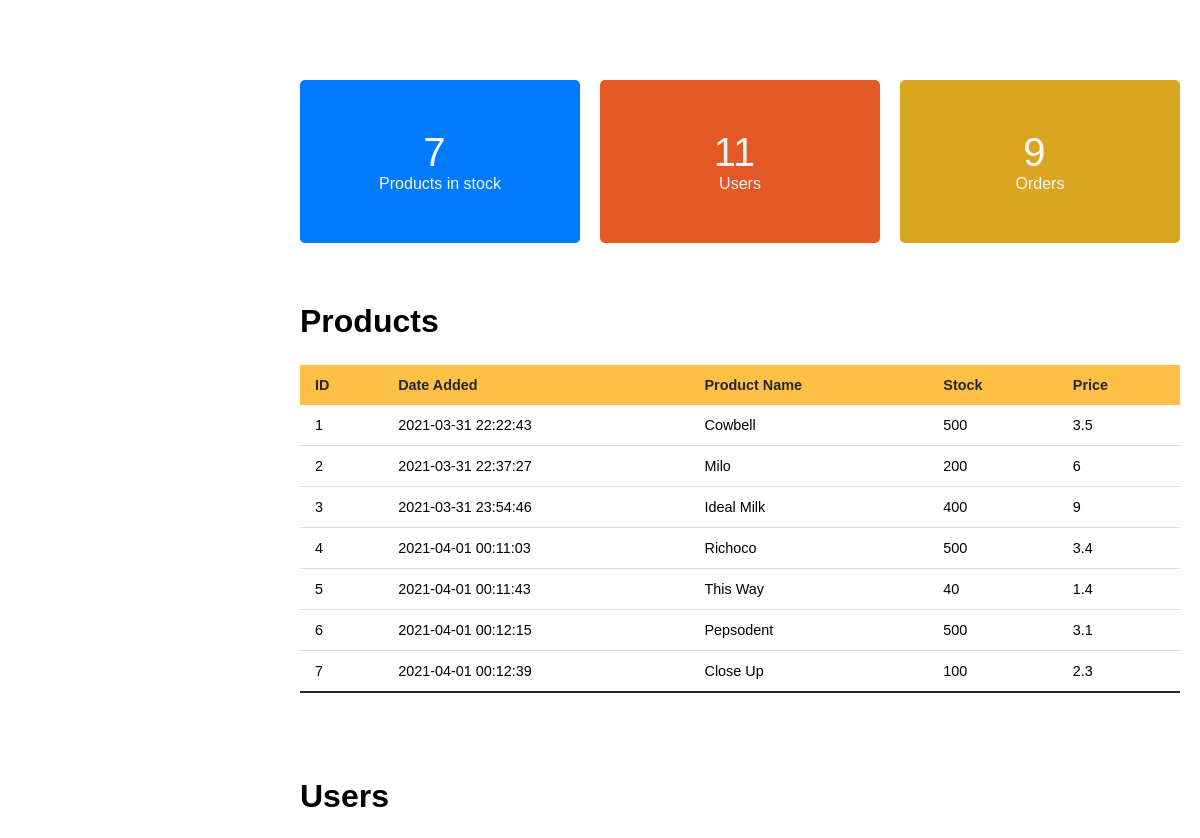
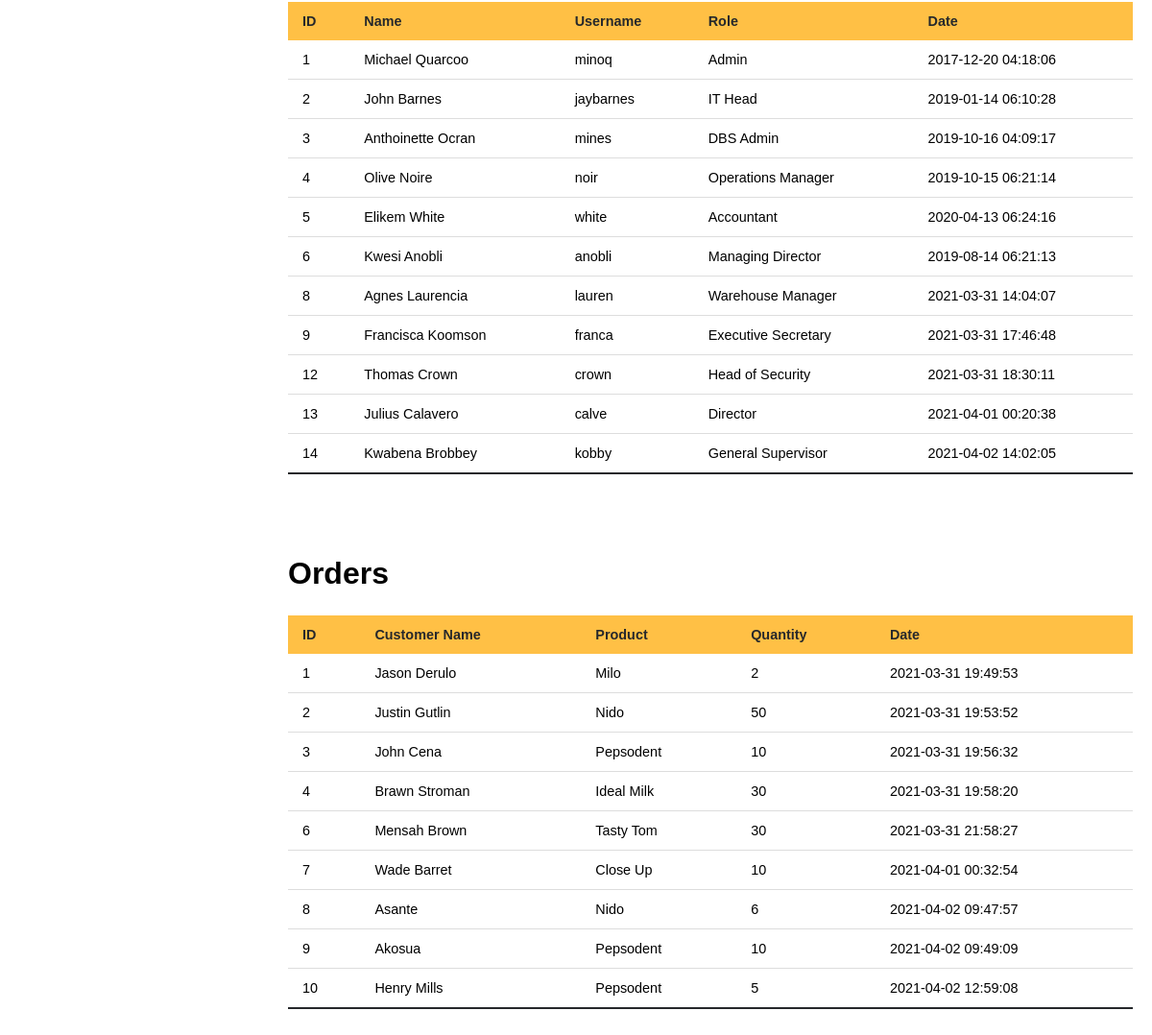
/dashboard/index.php, run on the app's committed database (2 pictures, top to bottom).
### tables this page shows
CREATE TABLE IF NOT EXISTS `Products` (
  `ID` int(11) NOT NULL,
  `date_added` timestamp NOT NULL DEFAULT CURRENT_TIMESTAMP,
  `name` varchar(125) NOT NULL,
  `stock` int(100) NOT NULL,
  `price` double NOT NULL
);

CREATE TABLE IF NOT EXISTS `users` (
  `ID` int(11) NOT NULL,
  `username` varchar(50) NOT NULL,
  `password` varchar(100) DEFAULT NULL,
  `role` varchar(100) NOT NULL,
  `name` varchar(100) NOT NULL,
  `date_added` timestamp NOT NULL DEFAULT CURRENT_TIMESTAMP
);

CREATE TABLE IF NOT EXISTS `orders` (
  `order_id` int(11) NOT NULL,
  `customer_name` varchar(100) NOT NULL,
  `product_name` varchar(30) NOT NULL,
  `qty_ordered` int(11) NOT NULL,
  `date_ordered` timestamp NULL DEFAULT CURRENT_TIMESTAMP
);

### product/noOfProducts.php (called while the page is built)
<?php
require_once('../include/connection.php');
$query="SELECT ID FROM Products;";
$result = mysqli_query($con,$query);
if(!result){
    echo 'Please check your code!';
}
else{
        while($row=mysqli_fetch_assoc($result))
    {
        $numOfProducts +=1;
    }
}
?>

### user/noOfUsers.php (called while the page is built)
<?php
require_once('../include/connection.php');
$query="SELECT ID FROM users;";
$result = mysqli_query($con,$query);
if(!result){
    echo 'Please check your code!';
}
else{
        while($row=mysqli_fetch_assoc($result))
    {
        $numOfUsers +=1;
    }
}
?>

### order/noOfOrders.php (called while the page is built)
<?php
require_once('../include/connection.php');
$query="SELECT order_id FROM orders;";
$result = mysqli_query($con,$query);
if(!result){
    echo 'Please check your code!';
}
else{
        while($row=mysqli_fetch_assoc($result))
    {
        $numOfOrders +=1;
    }
}
?>

### dashboard/index.php (the view, shortened to what this page needs)
<?php
    require_once("../user/noOfUsers.php");
    require_once("../order/noOfOrders.php");
    require_once("../product/noOfProducts.php");
    require_once("../include/connection.php");
    $query1 = " SELECT * FROM orders; ";
    $result1 = mysqli_query($con,$query1);
    $query2 = " SELECT * FROM Products; ";
    $result2 = mysqli_query($con,$query2);
    $query = " SELECT * FROM users ";
    $result = mysqli_query($con,$query);
?>
<!DOCTYPE php>
<php lang="en">
  <head>
    <link rel="stylesheet" href="../css/utils.css" />
    <link rel="stylesheet" href="../css/main.css" />
    <link rel="stylesheet" href="../css/index.css"/>
    <link rel="stylesheet" href="../assets/fontawesome-free/css/all.css" />
  </head>
  <body>
    <div class="content">
      <section class="statistics">
        <div class="statItem">
          <span class="number mr-2"><?php echo $numOfProducts ?></span>Products in stock
        </div>
        <div class="statItem"><span class="number mr-2"><?php echo $numOfUsers ?></span>Users</div>
        <div class="statItem">
          <span class="number mr-2"><?php echo $numOfOrders ?></span>Orders
        </div>
      </section>
      <section class="tables">
      <div class="tableWrapper products">
        <h3 class="heading">Products</h3>
          <table class="styled-table">
            <thead>
              <tr>
                <th>ID</th>
                <th>Date Added</th>
                <th>Product Name</th>
                <th>Stock</th>
                <th>Price</th>
              </tr>
            </thead>
            <tbody>
              <?php
                while($row=mysqli_fetch_assoc($result2))
                {
                    $id = $row['ID'];
                    $product = $row['name'];
                    $stock = $row['stock'];
                    $price = $row['price'];
                    $date = $row['date_added'];
                ?>
              <tr>
                  <td><?php echo $id ?></td>
                  <td><?php echo $date ?></td>
                  <td><?php echo $product ?></td>
                  <td><?php echo $stock ?></td>
                  <td><?php echo $price ?></td>
              </tr>
              <?php
                  }
              ?>
            </tbody>
          </table>
          </div>
        <div class="tableWrapper users">
        <h3 class="heading">Users </h3>
          <table class="styled-table">
            <thead>
              <tr>
                <th>ID</th>
                <th>Name</th>
                <th>Username</th>
                <th>Role</th>
                <th>Date</th>
              </tr>
            </thead>
            <tbody>
              <?php
                while($row=mysqli_fetch_assoc($result))
                {
                  $id = $row['ID'];
                  $name = $row['name'];
                  $username = $row['username'];
                  $role = $row['role'];
                  $date = $row['date_added'];
              ?>
              <tr>
                  <td><?php echo $id ?></td>
                  <td><?php echo $name ?></td>
                  <td><?php echo $username ?></td>
                  <td><?php echo $role ?></td>
                  <td><?php echo $date ?></td>
              </tr>
              <?php
                  }
              ?>
            </tbody>
          </table>
          </div>
      <div class="tableWrapper orders">
      <h3 class="heading">Orders</h3>
          <table class="styled-table">
            <thead>
              <tr>
                <th>ID</th>
                <th>Customer Name</th>
                <th>Product</th>
                <th>Quantity</th>
                <th>Date</th>
              </tr>
            </thead>
            <tbody>
              <?php
                while($row=mysqli_fetch_assoc($result1))
                {
                    $id = $row['order_id'];
                    $custName = $row['customer_name'];
                    $product = $row['product_name'];
                    $qty_ordered = $row['qty_ordered'];
                    $date = $row['date_ordered'];
                ?>
              <tr>
                  <td><?php echo $id ?></td>
                  <td><?php echo $custName ?></td>
                  <td><?php echo $product ?></td>
                  <td><?php echo $qty_ordered ?></td>
                  <td><?php echo $date ?></td>
              </tr>
              <?php
                  }
              ?>
            </tbody>
          </table>
          </div>
      </section>
    </div>
  </body>
</php>

### css/utils.css (style rules this page uses)
.mr-2 { margin-right: 0.7rem; }
* { padding: 0; margin: 0; font-family: -apple-system, BlinkMacSystemFont, "Segoe UI", Roboto, Oxygen, Ubuntu, Cantarell, "Open Sans", "Helvetica Neue", sans-serif; }

### css/main.css (style rules this page uses)
* { padding: 0; margin: 0; font-family: -apple-system, BlinkMacSystemFont, "Segoe UI", Roboto, Oxygen, Ubuntu, Cantarell, "Open Sans", "Helvetica Neue", sans-serif; }
.content { padding-top: 60px; padding-left: 280px; }
.statistics { padding: 20px; display: flex; justify-content: flex-start; gap: 20px; }
.statItem { width: 100%; text-align: center; padding: 50px 20px; color: whitesmoke; border-radius: 5px; transition: transform ease-in 100ms; }
.number { font-size: 2.5rem; display: block; }
.statItem { background-blend-mode: overlay; background-size: contain; }
.statItem:nth-child(1) { background-color: #007bff; }
.statItem:nth-child(2) { background-color: #e45826; }
.statItem:nth-child(3) { background-color: goldenrod; }
.tables { padding: 20px; display: flex; flex-direction: column; justify-content: center; align-items: center; gap: 20px; }
.tableWrapper { width: 100%; padding: 20px; position: relative; }
.styled-table { width: 100%; border-collapse: collapse; margin: 25px 0; font-size: 0.9em; font-family: sans-serif; min-width: 400px; }
.styled-table thead tr { background-color: #ffc045; color: #26282b; text-align: left; }
.styled-table th, .styled-table td { padding: 12px 15px; }
.styled-table tbody tr { border-bottom: 1px solid #dddddd; }
.styled-table tbody tr:nth-of-type(even) { background-color: #ffffff; }
.styled-table tbody tr:last-of-type { border-bottom: 2px solid #26282b; }
.heading { font-size: 2rem; }

### css/index.css (style rules this page uses)
* { margin: 0; font-family: Arial, Helvetica, sans-serif; }

### data on the page
products: ID "1", date_added "2021-03-31 22:22:43", name "Cowbell", stock "500", price "3.5"
products: ID "2", date_added "2021-03-31 22:37:27", name "Milo", stock "200", price "6"
products: ID "3", date_added "2021-03-31 23:54:46", name "Ideal Milk", stock "400", price "9"
products: ID "4", date_added "2021-04-01 00:11:03", name "Richoco", stock "500", price "3.4"
products: ID "5", date_added "2021-04-01 00:11:43", name "This Way", stock "40", price "1.4"
products: ID "6", date_added "2021-04-01 00:12:15", name "Pepsodent", stock "500", price "3.1"
products: ID "7", date_added "2021-04-01 00:12:39", name "Close Up", stock "100", price "2.3"
users: ID "1", name "Michael Quarcoo", username "minoq", role "Admin", date_added "2017-12-20 04:18:06"
users: ID "2", name "John Barnes", username "jaybarnes", role "IT Head", date_added "2019-01-14 06:10:28"
users: ID "3", name "Anthoinette Ocran", username "mines", role "DBS Admin", date_added "2019-10-16 04:09:17"
users: ID "4", name "Olive Noire", username "noir", role "Operations Manager", date_added "2019-10-15 06:21:14"
users: ID "5", name "Elikem White", username "white", role "Accountant", date_added "2020-04-13 06:24:16"
users: ID "6", name "Kwesi Anobli", username "anobli", role "Managing Director", date_added "2019-08-14 06:21:13"
users: ID "8", name "Agnes Laurencia", username "lauren", role "Warehouse Manager", date_added "2021-03-31 14:04:07"
users: ID "9", name "Francisca Koomson", username "franca", role "Executive Secretary", date_added "2021-03-31 17:46:48"
users: ID "12", name "Thomas Crown", username "crown", role "Head of Security", date_added "2021-03-31 18:30:11"
users: ID "13", name "Julius Calavero", username "calve", role "Director", date_added "2021-04-01 00:20:38"
users: ID "14", name "Kwabena Brobbey", username "kobby", role "General Supervisor", date_added "2021-04-02 14:02:05"
orders: order_id "1", customer_name "Jason Derulo", product_name "Milo", qty_ordered "2", date_ordered "2021-03-31 19:49:53"
orders: order_id "2", customer_name "Justin Gutlin", product_name "Nido", qty_ordered "50", date_ordered "2021-03-31 19:53:52"
orders: order_id "3", customer_name "John Cena", product_name "Pepsodent", qty_ordered "10", date_ordered "2021-03-31 19:56:32"
orders: order_id "4", customer_name "Brawn Stroman", product_name "Ideal Milk", qty_ordered "30", date_ordered "2021-03-31 19:58:20"
orders: order_id "6", customer_name "Mensah Brown", product_name "Tasty Tom", qty_ordered "30", date_ordered "2021-03-31 21:58:27"
orders: order_id "7", customer_name "Wade Barret", product_name "Close Up", qty_ordered "10", date_ordered "2021-04-01 00:32:54"
orders: order_id "8", customer_name "Asante", product_name "Nido", qty_ordered "6", date_ordered "2021-04-02 09:47:57"
orders: order_id "9", customer_name "Akosua", product_name "Pepsodent", qty_ordered "10", date_ordered "2021-04-02 09:49:09"
orders: order_id "10", customer_name "Henry Mills", product_name "Pepsodent", qty_ordered "5", date_ordered "2021-04-02 12:59:08"

### other printed values
$numOfProducts "7"
$numOfUsers "11"
$numOfOrders "9"
